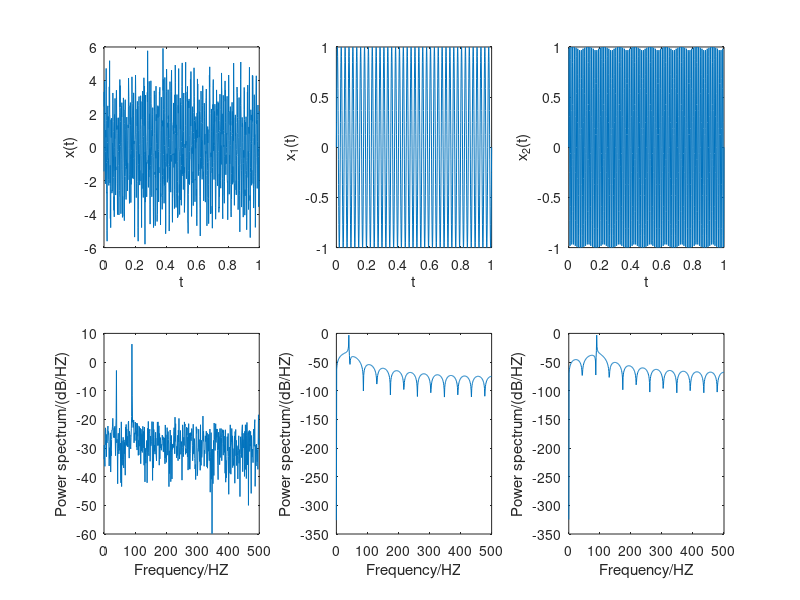

MATLAB code to generate this figure:
fs=1000;
n=1001;
t=(0:n-1)/fs;
x_n=sin(2*pi*40*t)+3*sin(2*pi*90*t)+randn(size(t));
[Px,w]=periodogram(x_n,[],1023,fs);
figure('color',[1 1 1]);
subplot(2,3,1);
plot(t,x_n);
xlabel('t');
ylabel('x(t)');
subplot(2,3,4);
plot(w,10*log10(Px));
xlabel('Frequency/HZ');
ylabel('Power spectrum/(dB/HZ)');
x1=sin(2*pi*40*t);
x2=sin(2*pi*90*t);
[Px1,w1]=periodogram(x1,[],1023,fs);
[Px2,w2]=periodogram(x2,[],1023,fs);

subplot(2,3,2);
plot(t,x1);
xlabel('t');
ylabel('x_1(t)');
subplot(2,3,3);
plot(t,x2);
xlabel('t');
ylabel('x_2(t)');

subplot(2,3,5);
plot(w1,10*log10(Px1));
xlabel('Frequency/HZ');
ylabel('Power spectrum/(dB/HZ)');
subplot(2,3,6);
plot(w2,10*log10(Px2));
xlabel('Frequency/HZ');
ylabel('Power spectrum/(dB/HZ)');